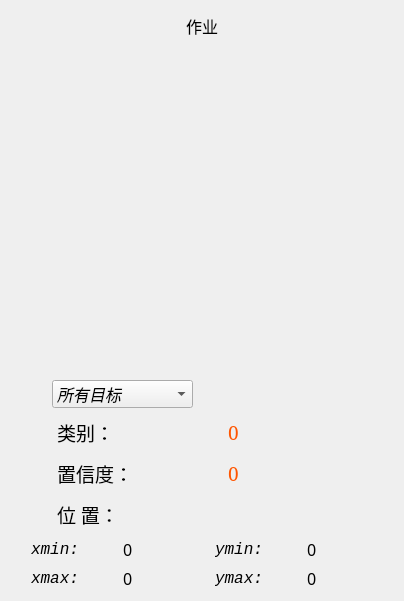
          <widget class="QWidget" name="Page_result">
           <layout class="QVBoxLayout" name="verticalLayout_2">
            <item>
             <widget class="QLabel" name="label_website">
              <property name="minimumSize">
               <size>
                <width>0</width>
                <height>30</height>
               </size>
              </property>
              <property name="font">
               <font>
                <family>Times new roman</family>
                <pointsize>12</pointsize>
                <italic>false</italic>
                <bold>false</bold>
               </font>
              </property>
              <property name="styleSheet">
               <string notr="true">QLabel{font: 12pt &quot;Times new roman&quot;;}</string>
              </property>
              <property name="text">
               <string>作业</string>
              </property>
              <property name="alignment">
               <set>Qt::AlignCenter</set>
              </property>
             </widget>
            </item>
            <item>
             <widget class="QLabel" name="label_bar">
              <property name="minimumSize">
               <size>
                <width>382</width>
                <height>300</height>
               </size>
              </property>
              <property name="maximumSize">
               <size>
                <width>400</width>
                <height>300</height>
               </size>
              </property>
              <property name="text">
               <string/>
              </property>
              <property name="margin">
               <number>5</number>
              </property>
             </widget>
            </item>
            <item>
             <widget class="QLabel" name="label">
              <property name="minimumSize">
               <size>
                <width>0</width>
                <height>20</height>
               </size>
              </property>
              <property name="maximumSize">
               <size>
                <width>16777215</width>
                <height>20</height>
               </size>
              </property>
              <property name="text">
               <string/>
              </property>
             </widget>
            </item>
            <item>
             <layout class="QHBoxLayout" name="Layout_obj">
              <property name="topMargin">
               <number>0</number>
              </property>
              <property name="rightMargin">
               <number>200</number>
              </property>
              <item>
               <widget class="QLabel" name="label_picSelect">
                <property name="minimumSize">
                 <size>
                  <width>30</width>
                  <height>30</height>
                 </size>
                </property>
                <property name="maximumSize">
                 <size>
                  <width>35</width>
                  <height>35</height>
                 </size>
                </property>
                <property name="styleSheet">
                 <string notr="true">border-image: url(:/images/icons/selection.png);</string>
                </property>
                <property name="text">
                 <string/>
                </property>
               </widget>
              </item>
              <item>
               <widget class="QComboBox" name="comboBox_select">
                <property name="minimumSize">
                 <size>
                  <width>0</width>
                  <height>24</height>
                 </size>
                </property>
                <property name="maximumSize">
                 <size>
                  <width>150</width>
                  <height>28</height>
                 </size>
                </property>
                <property name="font">
                 <font>
                  <family>Consolas</family>
                  <pointsize>12</pointsize>
                  <italic>true</italic>
                  <bold>false</bold>
                 </font>
                </property>
                <property name="focusPolicy">
                 <enum>Qt::ClickFocus</enum>
                </property>
                <property name="currentText">
                 <string>所有目标</string>
                </property>
                <property name="iconSize">
                 <size>
                  <width>36</width>
                  <height>36</height>
                 </size>
                </property>
                <item>
                 <property name="text">
                  <string>所有目标</string>
                 </property>
                </item>
               </widget>
              </item>
             </layout>
            </item>
            <item>
             <layout class="QHBoxLayout" name="Layout_cls">
              <item>
               <widget class="QLabel" name="label_picResult">
                <property name="minimumSize">
                 <size>
                  <width>35</width>
                  <height>35</height>
                 </size>
                </property>
                <property name="maximumSize">
                 <size>
                  <width>40</width>
                  <height>40</height>
                 </size>
                </property>
                <property name="styleSheet">
                 <string notr="true">border-image: url(:/images/icons/result.png);</string>
                </property>
                <property name="text">
                 <string/>
                </property>
               </widget>
              </item>
              <item>
               <widget class="QLabel" name="label_class">
                <property name="font">
                 <font>
                  <family>华文仿宋</family>
                  <pointsize>14</pointsize>
                 </font>
                </property>
                <property name="text">
                 <string>&lt;html&gt;&lt;head/&gt;&lt;body&gt;&lt;p&gt;类别：&lt;/p&gt;&lt;/body&gt;&lt;/html&gt;</string>
                </property>
               </widget>
              </item>
              <item>
               <widget class="QLabel" name="label_class_result">
                <property name="font">
                 <font>
                  <family>SimSun</family>
                  <pointsize>14</pointsize>
                 </font>
                </property>
                <property name="styleSheet">
                 <string notr="true">color: rgb(255, 85, 0);</string>
                </property>
                <property name="text">
                 <string>0</string>
                </property>
               </widget>
              </item>
             </layout>
            </item>
            <item>
             <layout class="QHBoxLayout" name="Layout_conf">
              <item>
               <widget class="QLabel" name="label_picConf">
                <property name="minimumSize">
                 <size>
                  <width>35</width>
                  <height>35</height>
                 </size>
                </property>
                <property name="maximumSize">
                 <size>
                  <width>40</width>
                  <height>40</height>
                 </size>
                </property>
                <property name="styleSheet">
                 <string notr="true">border-image: url(:/images/icons/Score.png);</string>
                </property>
                <property name="text">
                 <string/>
                </property>
               </widget>
              </item>
              <item>
               <widget class="QLabel" name="label_conf">
                <property name="font">
                 <font>
                  <family>华文仿宋</family>
                  <pointsize>14</pointsize>
                 </font>
                </property>
                <property name="text">
                 <string>&lt;html&gt;&lt;head/&gt;&lt;body&gt;&lt;p&gt;置信度：&lt;/p&gt;&lt;/body&gt;&lt;/html&gt;</string>
                </property>
               </widget>
              </item>
              <item>
               <widget class="QLabel" name="label_score_result">
                <property name="font">
                 <font>
                  <family>SimSun</family>
                  <pointsize>14</pointsize>
                 </font>
                </property>
                <property name="styleSheet">
                 <string notr="true">color: rgb(255, 85, 0);</string>
                </property>
                <property name="text">
                 <string>0</string>
                </property>
               </widget>
              </item>
             </layout>
            </item>
            <item>
             <layout class="QHBoxLayout" name="Layout_loc">
              <item>
               <widget class="QLabel" name="label_picLocation">
                <property name="minimumSize">
                 <size>
                  <width>35</width>
                  <height>35</height>
                 </size>
                </property>
                <property name="maximumSize">
                 <size>
                  <width>40</width>
                  <height>40</height>
                 </size>
                </property>
                <property name="styleSheet">
                 <string notr="true">border-image: url(:/images/icons/Ordinateur.png);</string>
                </property>
                <property name="text">
                 <string/>
                </property>
               </widget>
              </item>
              <item>
               <widget class="QLabel" name="label_location">
                <property name="font">
                 <font>
                  <family>华文仿宋</family>
                  <pointsize>14</pointsize>
                 </font>
                </property>
                <property name="text">
                 <string>&lt;html&gt;&lt;head/&gt;&lt;body&gt;&lt;p&gt;位 置：&lt;/p&gt;&lt;/body&gt;&lt;/html&gt;</string>
                </property>
               </widget>
              </item>
             </layout>
            </item>
            <item>
             <layout class="QHBoxLayout" name="Layout_xymin">
              <property name="leftMargin">
               <number>20</number>
              </property>
              <item>
               <widget class="QLabel" name="label_xmin">
                <property name="font">
                 <font>
                  <family>Consolas</family>
                  <pointsize>12</pointsize>
                  <italic>true</italic>
                  <bold>false</bold>
                 </font>
                </property>
                <property name="text">
                 <string>xmin: </string>
                </property>
               </widget>
              </item>
              <item>
               <widget class="QLabel" name="label_xmin_result">
                <property name="font">
                 <font>
                  <family>SimSun-ExtB</family>
                  <pointsize>12</pointsize>
                 </font>
                </property>
                <property name="text">
                 <string>0</string>
                </property>
               </widget>
              </item>
              <item>
               <widget class="QLabel" name="label_ymin">
                <property name="font">
                 <font>
                  <family>Consolas</family>
                  <pointsize>12</pointsize>
                  <italic>true</italic>
                  <bold>false</bold>
                 </font>
                </property>
                <property name="text">
                 <string>ymin: </string>
                </property>
               </widget>
              </item>
              <item>
               <widget class="QLabel" name="label_ymin_result">
                <property name="font">
                 <font>
                  <family>SimSun-ExtB</family>
                  <pointsize>12</pointsize>
                 </font>
                </property>
                <property name="text">
                 <string>0</string>
                </property>
               </widget>
              </item>
             </layout>
            </item>
            <item>
             <layout class="QHBoxLayout" name="Layout_xymax">
              <property name="leftMargin">
               <number>20</number>
              </property>
              <item>
               <widget class="QLabel" name="label_xmax">
                <property name="font">
                 <font>
                  <family>Consolas</family>
                  <pointsize>12</pointsize>
                  <italic>true</italic>
                  <bold>false</bold>
                 </font>
                </property>
                <property name="text">
                 <string>xmax: </string>
                </property>
               </widget>
              </item>
              <item>
               <widget class="QLabel" name="label_xmax_result">
                <property name="font">
                 <font>
                  <family>SimSun-ExtB</family>
                  <pointsize>12</pointsize>
                 </font>
                </property>
                <property name="text">
                 <string>0</string>
                </property>
               </widget>
              </item>
              <item>
               <widget class="QLabel" name="label_ymax">
                <property name="font">
                 <font>
                  <family>Consolas</family>
                  <pointsize>12</pointsize>
                  <italic>true</italic>
                  <bold>false</bold>
                 </font>
                </property>
                <property name="text">
                 <string>ymax: </string>
                </property>
               </widget>
              </item>
              <item>
               <widget class="QLabel" name="label_ymax_result">
                <property name="font">
                 <font>
                  <family>SimSun-ExtB</family>
                  <pointsize>12</pointsize>
                 </font>
                </property>
                <property name="text">
                 <string>0</string>
                </property>
               </widget>
              </item>
             </layout>
            </item>
           </layout>
          </widget>
